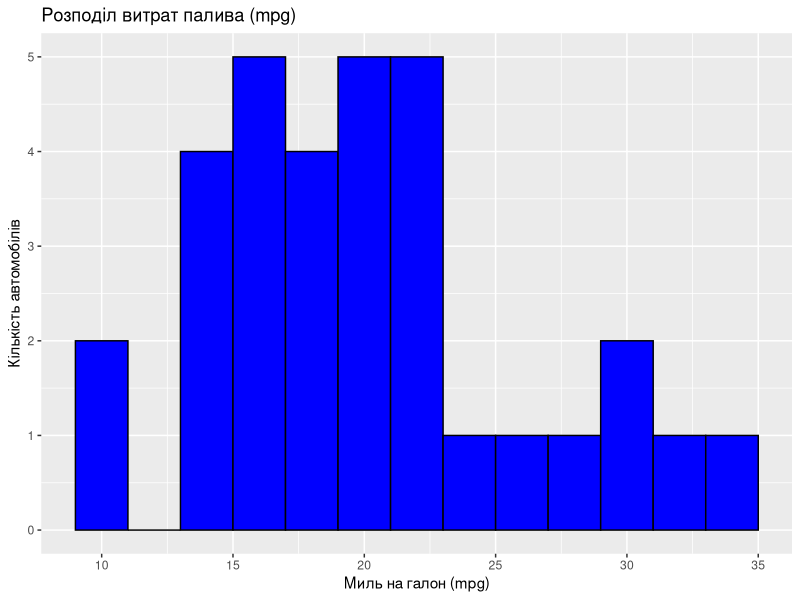
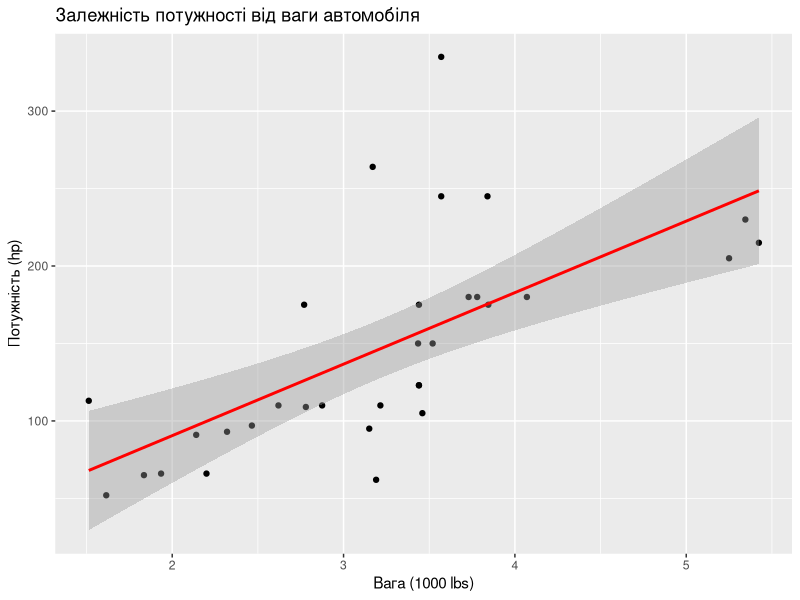
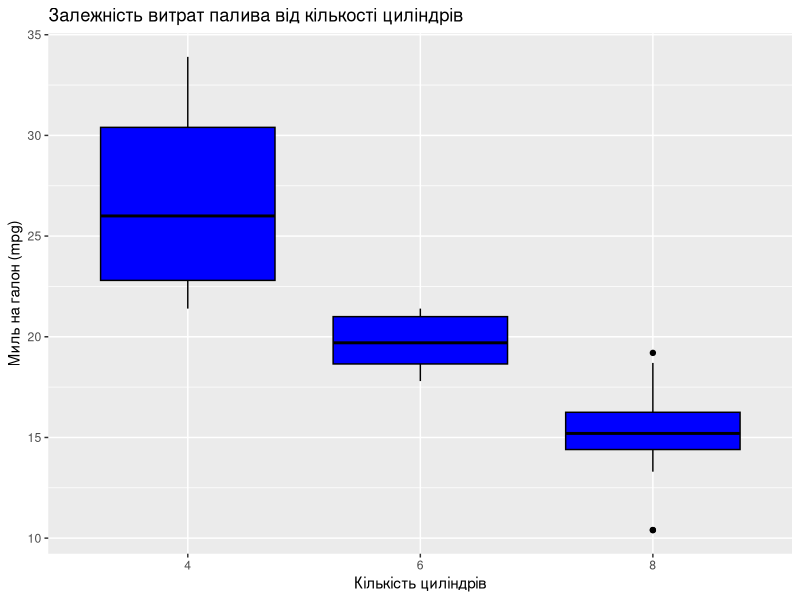
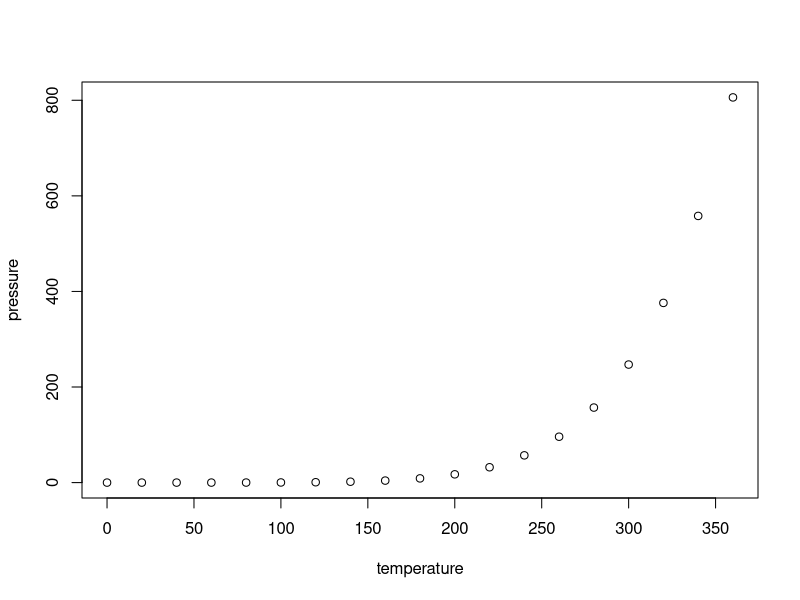

Write R code to recreate these figures, in order.
## ---- chunk 1
knitr::opts_chunk$set(echo = TRUE)
## ---- chunk 2
# Завантажуємо набір даних
data(mtcars)

# Відображаємо перші кілька рядків даних
head(mtcars)
# Описова статистика
summary(mtcars)
# Завантажуємо необхідні бібліотеки
library(ggplot2)

# Гістограма розподілу витрат палива (mpg)
ggplot(mtcars, aes(x = mpg)) + 
  geom_histogram(binwidth = 2, fill = "blue", color = "black") +
  labs(title = "Розподіл витрат палива (mpg)",
       x = "Миль на галон (mpg)",
       y = "Кількість автомобілів")

# Графік розсіювання потужності (hp) від ваги (wt)
ggplot(mtcars, aes(x = wt, y = hp)) + 
  geom_point() +
  geom_smooth(method = "lm", col = "red") +
  labs(title = "Залежність потужності від ваги автомобіля",
       x = "Вага (1000 lbs)",
       y = "Потужність (hp)")

## ---- chunk 3
ggplot(mtcars, aes(x = factor(cyl), y = mpg)) +
  geom_boxplot(fill = "blue", color = "black") +
  labs(title = "Залежність витрат палива від кількості циліндрів",
       x = "Кількість циліндрів",
       y = "Миль на галон (mpg)") 
## ---- chunk 4

plot(pressure)
